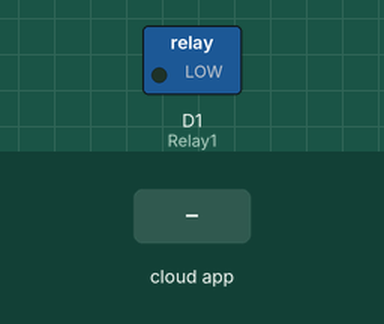
Simulated run of this sketch. Board: ESP8266 (NodeMCU). Parts: switched loads named in the sketch (green lamp = pin HIGH). The test bench sets the inputs (shaded band). WiFi joins after 1.5 s; servers stay silent unless stated; no MQTT or app messages arrive unless stated; names the files do not define were given values by the test bench: AIO_SERVERPORT = 80; what the sketch prints to the serial monitor is not drawn.

Above: at 2.7 s.
2.8 s: the phone or cloud app sets LIGHT1 to 0
At 3.6 s:
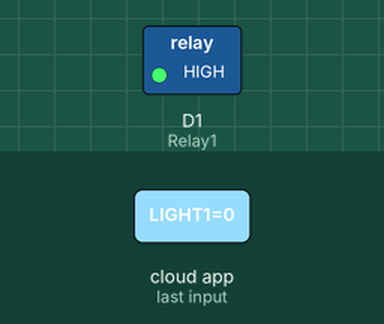
4.3 s: the phone or cloud app sets LIGHT1 to 1
At 5.5 s:
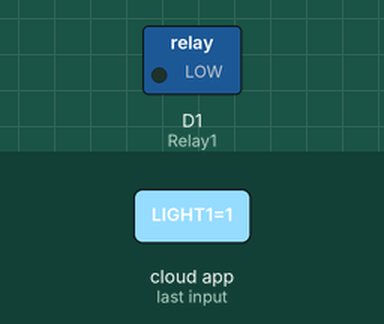
Timing chart, 0 to 7.3 s (numbered marks = the images above; inputs shaded):
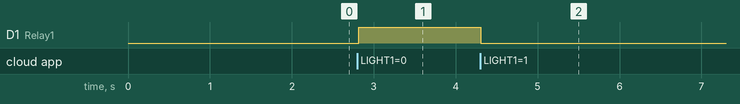

The sketch:

one_relay__GOOGLE_ASSISTANT_ADAFRUIT.ino
```cpp
#include <ESP8266WiFi.h>
#include "Adafruit_MQTT.h"
#include "Adafruit_MQTT_Client.h"

#define Relay1            D1

#define WIFI_SSID       "hamode "             // Your SSID
#define WIFI_PASS       "88888888"        // Your password

/************************* Adafruit.io Setup *********************************/

#define AIO_SERVER      "io.adafruit.com"
#define AIO_USERNAME    "Saba_Ayad"            // Replace it with your username
#define AIO_KEY         "aio_zPeX051vnqKfkUvSZMuHIKnOKhkl"   // Replace with your Project Auth Key

/************ Global State (you don't need to change this!) ******************/

// Create an ESP8266 WiFiClient class to connect to the MQTT server.
WiFiClient client;
// or... use WiFiFlientSecure for SSL
//WiFiClientSecure client;

// Setup the MQTT client class by passing in the WiFi client and MQTT server and login details.
Adafruit_MQTT_Client mqtt(&client, AIO_SERVER, AIO_SERVERPORT, AIO_USERNAME, AIO_KEY);

/****************************** Feeds ***************************************/


// Setup a feed called 'onoff' for subscribing to changes.
Adafruit_MQTT_Subscribe Light1 = Adafruit_MQTT_Subscribe(&mqtt, AIO_USERNAME"/feeds/LIGHT1"); // FeedName

void MQTT_connect();

void setup() {
  Serial.begin(115200);

  pinMode(Relay1, OUTPUT);

  // Connect to WiFi access point.
  Serial.println(); Serial.println();
  Serial.print("Connecting to ");
  Serial.println(WIFI_SSID);

  WiFi.begin(WIFI_SSID, WIFI_PASS);
  while (WiFi.status() != WL_CONNECTED) {
    delay(500);
    Serial.print(".");
  }
  Serial.println();

  Serial.println("WiFi connected");
  Serial.println("IP address: ");
  Serial.println(WiFi.localIP());


  // Setup MQTT subscription for onoff feed.
  mqtt.subscribe(&Light1);
}

void loop() {

  MQTT_connect();

  Adafruit_MQTT_Subscribe *subscription;
  while ((subscription = mqtt.readSubscription(5000))) {
    if (subscription == &Light1) {
      Serial.print(F("Got: "));
      Serial.println((char *)Light1.lastread);
      int Light1_State = atoi((char *)Light1.lastread);
      digitalWrite(Relay1, !(Light1_State));
      }
  }
}

void MQTT_connect() {
  int8_t ret;

  // Stop if already connected.
  if (mqtt.connected()) {
    return;
  }

  Serial.print("Connecting to MQTT... ");

  uint8_t retries = 3;

  while ((ret = mqtt.connect()) != 0) { // connect will return 0 for connected
    Serial.println(mqtt.connectErrorString(ret));
    Serial.println("Retrying MQTT connection in 5 seconds...");
    mqtt.disconnect();
    delay(5000);  // wait 5 seconds
    retries--;
    if (retries == 0) {
      // basically die and wait for WDT to reset me
      while (1);
    }
  }
  Serial.println("MQTT Connected!");

}
```

Measured:
- after the input at 2.8 s, D1 (Relay1): LOW → HIGH at once
- after the input at 4.3 s, D1 (Relay1): HIGH → LOW at once
